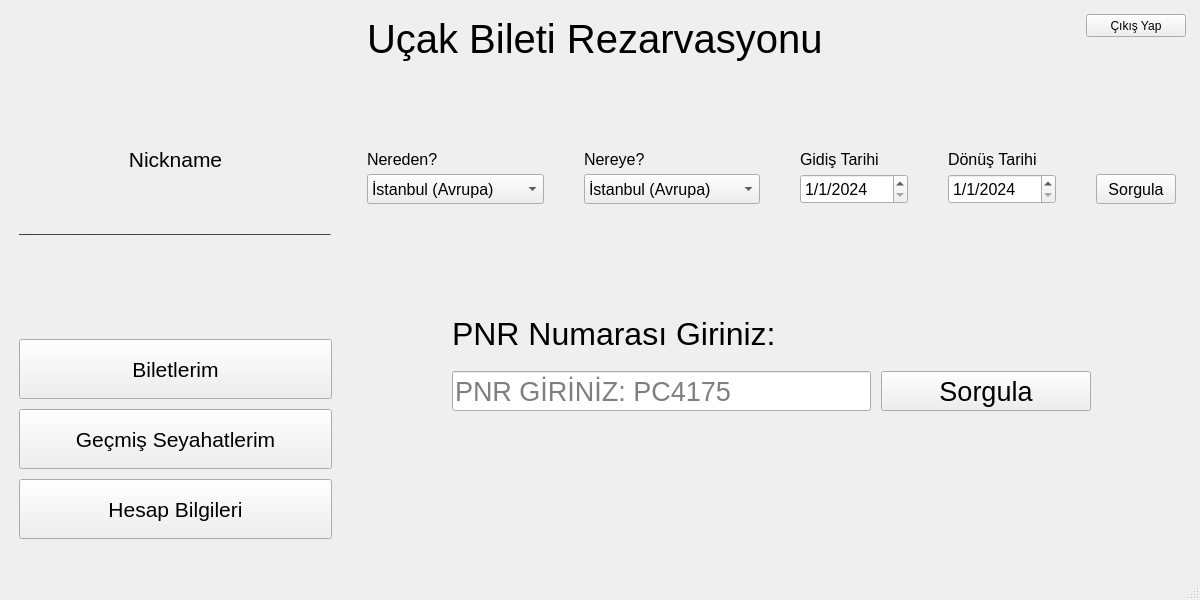
<?xml version="1.0" encoding="UTF-8"?>
<ui version="4.0">
 <class>MainWindow</class>
 <widget class="QMainWindow" name="MainWindow">
  <property name="geometry">
   <rect>
    <x>0</x>
    <y>0</y>
    <width>1200</width>
    <height>600</height>
   </rect>
  </property>
  <property name="sizePolicy">
   <sizepolicy hsizetype="Minimum" vsizetype="Minimum">
    <horstretch>0</horstretch>
    <verstretch>0</verstretch>
   </sizepolicy>
  </property>
  <property name="minimumSize">
   <size>
    <width>1200</width>
    <height>600</height>
   </size>
  </property>
  <property name="maximumSize">
   <size>
    <width>1200</width>
    <height>600</height>
   </size>
  </property>
  <property name="windowTitle">
   <string>Uçak Bileti Rezervasyon</string>
  </property>
  <widget class="QWidget" name="centralwidget">
   <layout class="QVBoxLayout" name="verticalLayout_3">
    <item>
     <layout class="QHBoxLayout" name="horizontalLayout" stretch="1,4">
      <property name="spacing">
       <number>10</number>
      </property>
      <item>
       <layout class="QVBoxLayout" name="verticalLayout_18">
        <property name="spacing">
         <number>10</number>
        </property>
        <property name="leftMargin">
         <number>10</number>
        </property>
        <property name="topMargin">
         <number>10</number>
        </property>
        <property name="rightMargin">
         <number>10</number>
        </property>
        <property name="bottomMargin">
         <number>10</number>
        </property>
        <item>
         <widget class="QLabel" name="label_18">
          <property name="sizePolicy">
           <sizepolicy hsizetype="Minimum" vsizetype="Minimum">
            <horstretch>0</horstretch>
            <verstretch>0</verstretch>
           </sizepolicy>
          </property>
          <property name="minimumSize">
           <size>
            <width>200</width>
            <height>100</height>
           </size>
          </property>
          <property name="font">
           <font>
            <pointsize>8</pointsize>
           </font>
          </property>
          <property name="text">
           <string/>
          </property>
          <property name="pixmap">
           <pixmap>login-user.png</pixmap>
          </property>
          <property name="scaledContents">
           <bool>true</bool>
          </property>
          <property name="margin">
           <number>30</number>
          </property>
         </widget>
        </item>
        <item>
         <widget class="QLabel" name="nickname_label">
          <property name="sizePolicy">
           <sizepolicy hsizetype="Minimum" vsizetype="Minimum">
            <horstretch>0</horstretch>
            <verstretch>0</verstretch>
           </sizepolicy>
          </property>
          <property name="font">
           <font>
            <pointsize>16</pointsize>
           </font>
          </property>
          <property name="text">
           <string>Nickname</string>
          </property>
          <property name="alignment">
           <set>Qt::AlignCenter</set>
          </property>
          <property name="margin">
           <number>0</number>
          </property>
         </widget>
        </item>
        <item>
         <widget class="QLabel" name="label_19">
          <property name="sizePolicy">
           <sizepolicy hsizetype="Minimum" vsizetype="Minimum">
            <horstretch>0</horstretch>
            <verstretch>0</verstretch>
           </sizepolicy>
          </property>
          <property name="font">
           <font>
            <pointsize>8</pointsize>
            <weight>50</weight>
            <italic>false</italic>
            <bold>false</bold>
            <underline>false</underline>
           </font>
          </property>
          <property name="text">
           <string>___________________________________________________</string>
          </property>
         </widget>
        </item>
        <item>
         <widget class="QLabel" name="label_21">
          <property name="sizePolicy">
           <sizepolicy hsizetype="Minimum" vsizetype="Minimum">
            <horstretch>0</horstretch>
            <verstretch>0</verstretch>
           </sizepolicy>
          </property>
          <property name="text">
           <string/>
          </property>
         </widget>
        </item>
        <item>
         <widget class="QPushButton" name="my_tickets_btn">
          <property name="sizePolicy">
           <sizepolicy hsizetype="Minimum" vsizetype="Minimum">
            <horstretch>0</horstretch>
            <verstretch>0</verstretch>
           </sizepolicy>
          </property>
          <property name="minimumSize">
           <size>
            <width>100</width>
            <height>40</height>
           </size>
          </property>
          <property name="font">
           <font>
            <pointsize>16</pointsize>
           </font>
          </property>
          <property name="text">
           <string>Biletlerim</string>
          </property>
         </widget>
        </item>
        <item>
         <widget class="QPushButton" name="my_history_btn">
          <property name="sizePolicy">
           <sizepolicy hsizetype="Minimum" vsizetype="Minimum">
            <horstretch>0</horstretch>
            <verstretch>0</verstretch>
           </sizepolicy>
          </property>
          <property name="minimumSize">
           <size>
            <width>100</width>
            <height>40</height>
           </size>
          </property>
          <property name="font">
           <font>
            <pointsize>16</pointsize>
           </font>
          </property>
          <property name="text">
           <string>Geçmiş Seyahatlerim</string>
          </property>
         </widget>
        </item>
        <item>
         <widget class="QPushButton" name="my_acc_about_btn">
          <property name="sizePolicy">
           <sizepolicy hsizetype="Minimum" vsizetype="Minimum">
            <horstretch>0</horstretch>
            <verstretch>0</verstretch>
           </sizepolicy>
          </property>
          <property name="minimumSize">
           <size>
            <width>100</width>
            <height>40</height>
           </size>
          </property>
          <property name="font">
           <font>
            <pointsize>16</pointsize>
           </font>
          </property>
          <property name="text">
           <string>Hesap Bilgileri</string>
          </property>
         </widget>
        </item>
        <item>
         <spacer name="verticalSpacer_5">
          <property name="orientation">
           <enum>Qt::Vertical</enum>
          </property>
          <property name="sizeType">
           <enum>QSizePolicy::Minimum</enum>
          </property>
          <property name="sizeHint" stdset="0">
           <size>
            <width>20</width>
            <height>20</height>
           </size>
          </property>
         </spacer>
        </item>
       </layout>
      </item>
      <item>
       <layout class="QVBoxLayout" name="verticalLayout" stretch="3,1,0,0,10,0">
        <item>
         <layout class="QHBoxLayout" name="horizontalLayout_7" stretch="100,0">
          <property name="spacing">
           <number>10</number>
          </property>
          <property name="sizeConstraint">
           <enum>QLayout::SetDefaultConstraint</enum>
          </property>
          <property name="leftMargin">
           <number>15</number>
          </property>
          <property name="topMargin">
           <number>0</number>
          </property>
          <property name="rightMargin">
           <number>5</number>
          </property>
          <property name="bottomMargin">
           <number>50</number>
          </property>
          <item>
           <widget class="QLabel" name="label">
            <property name="sizePolicy">
             <sizepolicy hsizetype="Minimum" vsizetype="Minimum">
              <horstretch>0</horstretch>
              <verstretch>0</verstretch>
             </sizepolicy>
            </property>
            <property name="minimumSize">
             <size>
              <width>450</width>
              <height>60</height>
             </size>
            </property>
            <property name="font">
             <font>
              <pointsize>30</pointsize>
             </font>
            </property>
            <property name="text">
             <string>Uçak Bileti Rezarvasyonu</string>
            </property>
           </widget>
          </item>
          <item>
           <layout class="QVBoxLayout" name="verticalLayout_11">
            <property name="topMargin">
             <number>5</number>
            </property>
            <item>
             <widget class="QPushButton" name="logout_btn">
              <property name="sizePolicy">
               <sizepolicy hsizetype="Minimum" vsizetype="Minimum">
                <horstretch>0</horstretch>
                <verstretch>0</verstretch>
               </sizepolicy>
              </property>
              <property name="minimumSize">
               <size>
                <width>100</width>
                <height>20</height>
               </size>
              </property>
              <property name="text">
               <string>Çıkış Yap</string>
              </property>
             </widget>
            </item>
            <item>
             <widget class="QLabel" name="label_8">
              <property name="text">
               <string/>
              </property>
             </widget>
            </item>
           </layout>
          </item>
         </layout>
        </item>
        <item>
         <layout class="QHBoxLayout" name="horizontalLayout_8" stretch="20,20,0,0,0">
          <property name="spacing">
           <number>40</number>
          </property>
          <property name="leftMargin">
           <number>15</number>
          </property>
          <property name="topMargin">
           <number>15</number>
          </property>
          <property name="rightMargin">
           <number>15</number>
          </property>
          <property name="bottomMargin">
           <number>15</number>
          </property>
          <item>
           <layout class="QVBoxLayout" name="verticalLayout_6">
            <property name="spacing">
             <number>0</number>
            </property>
            <item>
             <widget class="QLabel" name="label_3">
              <property name="sizePolicy">
               <sizepolicy hsizetype="Minimum" vsizetype="Minimum">
                <horstretch>0</horstretch>
                <verstretch>0</verstretch>
               </sizepolicy>
              </property>
              <property name="minimumSize">
               <size>
                <width>50</width>
                <height>30</height>
               </size>
              </property>
              <property name="font">
               <font>
                <pointsize>12</pointsize>
               </font>
              </property>
              <property name="text">
               <string>Nereden?</string>
              </property>
              <property name="margin">
               <number>5</number>
              </property>
             </widget>
            </item>
            <item>
             <widget class="QComboBox" name="from_cmbx">
              <property name="sizePolicy">
               <sizepolicy hsizetype="Minimum" vsizetype="Minimum">
                <horstretch>0</horstretch>
                <verstretch>0</verstretch>
               </sizepolicy>
              </property>
              <property name="minimumSize">
               <size>
                <width>50</width>
                <height>30</height>
               </size>
              </property>
              <property name="font">
               <font>
                <pointsize>12</pointsize>
               </font>
              </property>
              <property name="currentText">
               <string>İstanbul (Avrupa)</string>
              </property>
              <item>
               <property name="text">
                <string>İstanbul (Avrupa)</string>
               </property>
              </item>
              <item>
               <property name="text">
                <string>İstanbul (Anadolu)</string>
               </property>
              </item>
              <item>
               <property name="text">
                <string>Ankara</string>
               </property>
              </item>
              <item>
               <property name="text">
                <string>İzmir</string>
               </property>
              </item>
              <item>
               <property name="text">
                <string>Kütahya</string>
               </property>
              </item>
             </widget>
            </item>
           </layout>
          </item>
          <item>
           <layout class="QVBoxLayout" name="verticalLayout_5">
            <property name="spacing">
             <number>0</number>
            </property>
            <item>
             <widget class="QLabel" name="label_6">
              <property name="sizePolicy">
               <sizepolicy hsizetype="Minimum" vsizetype="Minimum">
                <horstretch>0</horstretch>
                <verstretch>0</verstretch>
               </sizepolicy>
              </property>
              <property name="minimumSize">
               <size>
                <width>50</width>
                <height>30</height>
               </size>
              </property>
              <property name="font">
               <font>
                <pointsize>12</pointsize>
               </font>
              </property>
              <property name="text">
               <string>Nereye?</string>
              </property>
              <property name="margin">
               <number>5</number>
              </property>
             </widget>
            </item>
            <item>
             <widget class="QComboBox" name="to_cmbx">
              <property name="sizePolicy">
               <sizepolicy hsizetype="Minimum" vsizetype="Minimum">
                <horstretch>0</horstretch>
                <verstretch>0</verstretch>
               </sizepolicy>
              </property>
              <property name="minimumSize">
               <size>
                <width>50</width>
                <height>30</height>
               </size>
              </property>
              <property name="font">
               <font>
                <pointsize>12</pointsize>
               </font>
              </property>
              <item>
               <property name="text">
                <string>İstanbul (Avrupa)</string>
               </property>
              </item>
              <item>
               <property name="text">
                <string>İstanbul (Anadolu)</string>
               </property>
              </item>
              <item>
               <property name="text">
                <string>Ankara</string>
               </property>
              </item>
              <item>
               <property name="text">
                <string>İzmir</string>
               </property>
              </item>
              <item>
               <property name="text">
                <string>Kütahya</string>
               </property>
              </item>
             </widget>
            </item>
           </layout>
          </item>
          <item>
           <layout class="QVBoxLayout" name="verticalLayout_8">
            <property name="spacing">
             <number>0</number>
            </property>
            <item>
             <widget class="QLabel" name="label_4">
              <property name="sizePolicy">
               <sizepolicy hsizetype="Minimum" vsizetype="Minimum">
                <horstretch>0</horstretch>
                <verstretch>0</verstretch>
               </sizepolicy>
              </property>
              <property name="minimumSize">
               <size>
                <width>50</width>
                <height>30</height>
               </size>
              </property>
              <property name="font">
               <font>
                <pointsize>12</pointsize>
               </font>
              </property>
              <property name="text">
               <string>Gidiş Tarihi</string>
              </property>
              <property name="margin">
               <number>5</number>
              </property>
             </widget>
            </item>
            <item>
             <widget class="QDateEdit" name="go_date">
              <property name="sizePolicy">
               <sizepolicy hsizetype="Minimum" vsizetype="Minimum">
                <horstretch>0</horstretch>
                <verstretch>0</verstretch>
               </sizepolicy>
              </property>
              <property name="minimumSize">
               <size>
                <width>50</width>
                <height>30</height>
               </size>
              </property>
              <property name="font">
               <font>
                <pointsize>12</pointsize>
               </font>
              </property>
              <property name="dateTime">
               <datetime>
                <hour>0</hour>
                <minute>0</minute>
                <second>0</second>
                <year>2024</year>
                <month>1</month>
                <day>1</day>
               </datetime>
              </property>
              <property name="minimumDateTime">
               <datetime>
                <hour>0</hour>
                <minute>0</minute>
                <second>0</second>
                <year>2023</year>
                <month>12</month>
                <day>31</day>
               </datetime>
              </property>
              <property name="displayFormat">
               <string>d/M/yyyy</string>
              </property>
             </widget>
            </item>
           </layout>
          </item>
          <item>
           <layout class="QVBoxLayout" name="verticalLayout_7">
            <property name="spacing">
             <number>0</number>
            </property>
            <item>
             <widget class="QLabel" name="label_5">
              <property name="sizePolicy">
               <sizepolicy hsizetype="Minimum" vsizetype="Minimum">
                <horstretch>0</horstretch>
                <verstretch>0</verstretch>
               </sizepolicy>
              </property>
              <property name="minimumSize">
               <size>
                <width>50</width>
                <height>30</height>
               </size>
              </property>
              <property name="font">
               <font>
                <pointsize>12</pointsize>
               </font>
              </property>
              <property name="text">
               <string>Dönüş Tarihi</string>
              </property>
              <property name="margin">
               <number>5</number>
              </property>
             </widget>
            </item>
            <item>
             <widget class="QDateEdit" name="return_date">
              <property name="sizePolicy">
               <sizepolicy hsizetype="Minimum" vsizetype="Minimum">
                <horstretch>0</horstretch>
                <verstretch>0</verstretch>
               </sizepolicy>
              </property>
              <property name="minimumSize">
               <size>
                <width>50</width>
                <height>30</height>
               </size>
              </property>
              <property name="font">
               <font>
                <pointsize>12</pointsize>
               </font>
              </property>
              <property name="dateTime">
               <datetime>
                <hour>0</hour>
                <minute>0</minute>
                <second>0</second>
                <year>2024</year>
                <month>1</month>
                <day>1</day>
               </datetime>
              </property>
              <property name="minimumDateTime">
               <datetime>
                <hour>0</hour>
                <minute>0</minute>
                <second>0</second>
                <year>2023</year>
                <month>12</month>
                <day>31</day>
               </datetime>
              </property>
              <property name="displayFormat">
               <string>d/M/yyyy</string>
              </property>
             </widget>
            </item>
           </layout>
          </item>
          <item>
           <layout class="QVBoxLayout" name="verticalLayout_10">
            <property name="spacing">
             <number>0</number>
            </property>
            <item>
             <widget class="QLabel" name="label_7">
              <property name="text">
               <string/>
              </property>
              <property name="margin">
               <number>5</number>
              </property>
             </widget>
            </item>
            <item>
             <widget class="QPushButton" name="search_ticket_btn">
              <property name="sizePolicy">
               <sizepolicy hsizetype="Minimum" vsizetype="Minimum">
                <horstretch>0</horstretch>
                <verstretch>0</verstretch>
               </sizepolicy>
              </property>
              <property name="minimumSize">
               <size>
                <width>80</width>
                <height>30</height>
               </size>
              </property>
              <property name="font">
               <font>
                <pointsize>12</pointsize>
               </font>
              </property>
              <property name="text">
               <string>Sorgula</string>
              </property>
             </widget>
            </item>
           </layout>
          </item>
         </layout>
        </item>
        <item>
         <spacer name="verticalSpacer_2">
          <property name="orientation">
           <enum>Qt::Vertical</enum>
          </property>
          <property name="sizeHint" stdset="0">
           <size>
            <width>20</width>
            <height>80</height>
           </size>
          </property>
         </spacer>
        </item>
        <item>
         <layout class="QHBoxLayout" name="horizontalLayout_13" stretch="0">
          <property name="spacing">
           <number>0</number>
          </property>
          <property name="leftMargin">
           <number>100</number>
          </property>
          <property name="topMargin">
           <number>10</number>
          </property>
          <property name="rightMargin">
           <number>10</number>
          </property>
          <property name="bottomMargin">
           <number>10</number>
          </property>
          <item>
           <widget class="QLabel" name="label_2">
            <property name="sizePolicy">
             <sizepolicy hsizetype="Minimum" vsizetype="Minimum">
              <horstretch>0</horstretch>
              <verstretch>0</verstretch>
             </sizepolicy>
            </property>
            <property name="minimumSize">
             <size>
              <width>100</width>
              <height>22</height>
             </size>
            </property>
            <property name="font">
             <font>
              <pointsize>24</pointsize>
             </font>
            </property>
            <property name="text">
             <string>PNR Numarası Giriniz:</string>
            </property>
            <property name="margin">
             <number>3</number>
            </property>
           </widget>
          </item>
         </layout>
        </item>
        <item>
         <layout class="QHBoxLayout" name="horizontalLayout_11" stretch="2,1">
          <property name="spacing">
           <number>10</number>
          </property>
          <property name="leftMargin">
           <number>100</number>
          </property>
          <property name="topMargin">
           <number>0</number>
          </property>
          <property name="rightMargin">
           <number>100</number>
          </property>
          <property name="bottomMargin">
           <number>0</number>
          </property>
          <item>
           <widget class="QLineEdit" name="pnr_ln">
            <property name="sizePolicy">
             <sizepolicy hsizetype="Minimum" vsizetype="Minimum">
              <horstretch>0</horstretch>
              <verstretch>0</verstretch>
             </sizepolicy>
            </property>
            <property name="minimumSize">
             <size>
              <width>100</width>
              <height>40</height>
             </size>
            </property>
            <property name="font">
             <font>
              <pointsize>20</pointsize>
             </font>
            </property>
            <property name="placeholderText">
             <string>PNR GİRİNİZ: PC4175</string>
            </property>
           </widget>
          </item>
          <item>
           <widget class="QPushButton" name="search_pnr_btn">
            <property name="sizePolicy">
             <sizepolicy hsizetype="Minimum" vsizetype="Minimum">
              <horstretch>0</horstretch>
              <verstretch>0</verstretch>
             </sizepolicy>
            </property>
            <property name="minimumSize">
             <size>
              <width>100</width>
              <height>40</height>
             </size>
            </property>
            <property name="font">
             <font>
              <pointsize>20</pointsize>
             </font>
            </property>
            <property name="text">
             <string>Sorgula</string>
            </property>
           </widget>
          </item>
         </layout>
        </item>
        <item>
         <spacer name="verticalSpacer">
          <property name="orientation">
           <enum>Qt::Vertical</enum>
          </property>
          <property name="sizeHint" stdset="0">
           <size>
            <width>20</width>
            <height>160</height>
           </size>
          </property>
         </spacer>
        </item>
       </layout>
      </item>
     </layout>
    </item>
   </layout>
  </widget>
  <widget class="QMenuBar" name="menubar">
   <property name="geometry">
    <rect>
     <x>0</x>
     <y>0</y>
     <width>1200</width>
     <height>21</height>
    </rect>
   </property>
  </widget>
  <widget class="QStatusBar" name="statusbar"/>
 </widget>
 <resources/>
 <connections/>
</ui>
